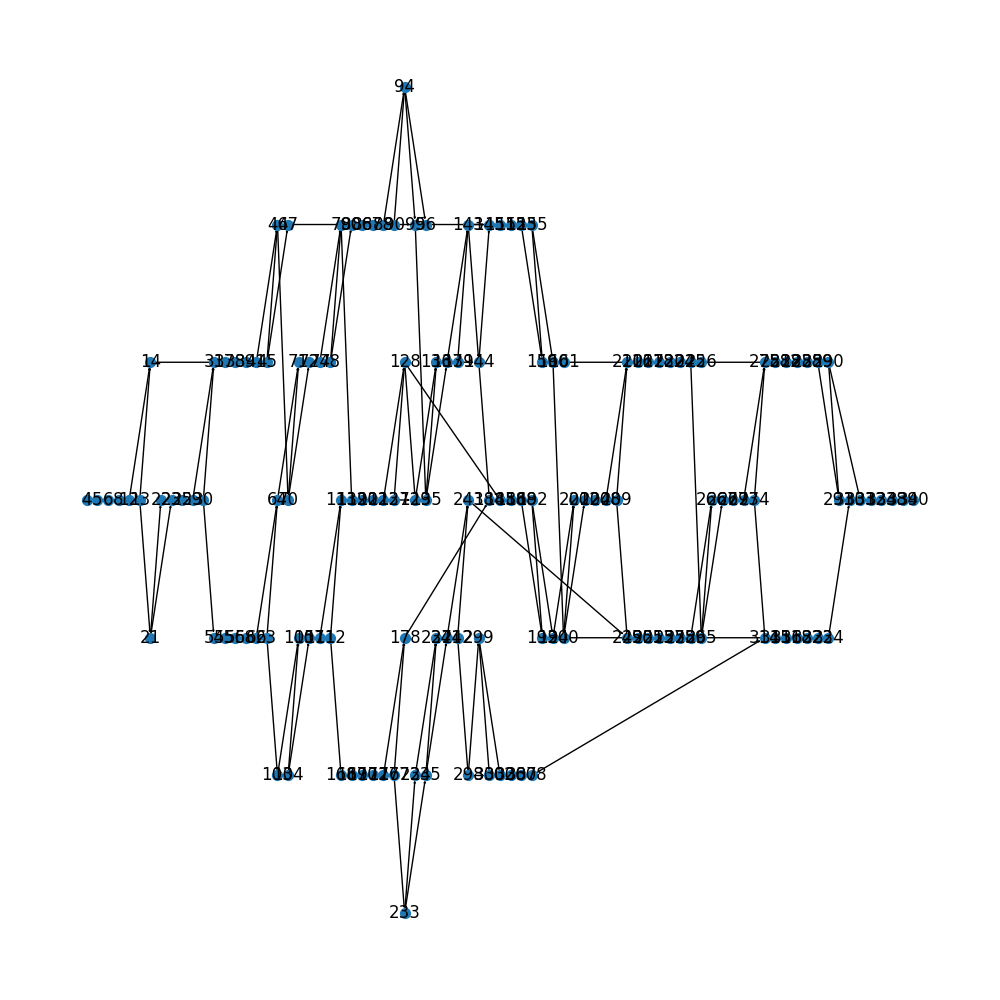

Source code (Python):

from __future__ import annotations
import copy
from abc import ABC, abstractmethod
from typing import List, Tuple, Dict, Callable, Optional, Iterable, Union,Set
from enum import Enum
from collections import deque

import numpy as np
import networkx as nx
import matplotlib.pyplot as plt


from utility import *


from QuICT.tools.interface import *
from QuICT.core.circuit import *
from QuICT.core.gate import *
from QuICT.core.gate.gate import *
from QuICT.core.exception import *
from QuICT.core.layout import *
class Mode(Enum):
    """
    WHOLE_CIRCUIT: Deal with all the gates in the circuit.
    TWO_QUBIT_CIRCUIT: Only deal with the two-qubit gates in the circuit.
    """
    WHOLE_CIRCUIT = 1 
    TWO_QUBIT_CIRCUIT = 2

class DAG(object):
    def __init__(self, circuit: Circuit = None,  mode: Mode = 1):
        """
        Params:
            circuit: The logical circuit.
            mode:  The mode how the code deal with circuit. 
        """
        self._mode = mode
        if circuit is not None:
            if mode == Mode.WHOLE_CIRCUIT:
                self._transform_from_circuit(circuit = circuit)
            elif mode == Mode.TWO_QUBIT_CIRCUIT:
                self._construct_two_qubit_gates_circuit(circuit = circuit)
            else:
                raise Exception("The mode is not supported")
        else:
            self._dag = nx.MultiDiGraph() 
        self._width = circuit.circuit_width()
        self._front_layer = None
    
    def __getitem__(self, index):
        """
        Return the gate node corresponding to the index  in the DAG
        """
        return self._dag.nodes[index]

    @property
    def width(self)-> int:
        """
        The number of qubits in the circuit
        """
        return self._width
    @property
    def size(self)-> int:
        """
        The number of nodes in DAG
        """
        return len(self._dag.nodes)
    @property
    def dag(self) -> nx.DiGraph:
        """
        The directed acyclic graph representation of the circuit
        """
        return self._dag

    @property
    def initial_qubit_mask(self)->np.ndarray:
        """
        The qubit mask stores the index of current closet gate in the DAG, e.g.,
        given the  circuit with the sequential two-qubit gates {(0,1),(1,2),(2,3),(3,4),(4,1)},
        the qubit mask should be (0,0,1,2,3), which means the first and second physical 
        should be allocated to the first gate for it's the first gate on the qubit wires and so on. 

        Therefore, the initial_qubit_mask is the qubit mask of the initial whole circuit.
        """
        if self._mode == Mode.WHOLE_CIRCUIT:
            return None
        elif self._mode == Mode.TWO_QUBIT_CIRCUIT:
            return self._initial_qubit_mask
        else:
            raise Exception("The mode is not supported")


    @property
    def front_layer(self)-> List[int]:
        """
        The front layer of the DAG, which is the list of all the nodes with zero in-degree
        """
        if self._front_layer is not None:
            return self._front_layer.copy()
        else:
            front_layer = []
            for v in list(self._dag.nodes()):
                if self._dag.in_degree[v] == 0:
                    front_layer.append(v)
            self._front_layer = front_layer
            return self._front_layer.copy()
        
    @property
    def compact_dag(self)->np.ndarray:
        """
        """
        return np.concatenate([self._successors, self._precessors], axis = 1)
    
    @property
    def node_qubits(self)->np.ndarray:
        """
        """
        return self._node_qubits
    @property
    def index(self)->np.ndarray:
        """
        """
        return  self._index

    def get_successor_nodes(self, vertex: int)->Iterable[int]:
        """
        Get the succeeding nodes of the current nodes
        """
        return self._dag.successors(vertex)

        
    def get_predecessor_nodes(self, vertex: int)->Iterable[int]:
        """
        Get the preceeding nodes of the current nodes
        """
        return self._dag.predecessors(vertex)

    def get_egde_qubit(self, vertex_i: int, vertex_j: int):
        """
        The qubit associated with the edge from vertex i to vertex j
        """
        return self._dag.edges[vertex_i, vertex_j]['qubit']



    def _transform_from_circuit(self, circuit : Circuit):
        """
        Transform the whole circuit into a directed acyclic graph
        """
        self._num_of_gate = 0
        self._qubit_mask = np.zeros(circuit.circuit_width(), dtype = np.int32) -1
        self._initial_qubit_mask = np.zeros(circuit.circuit_width(), dtype = np.int32) -1
        self._depth = np.zeros(circuit.circuit_size(), dtype = np.int32) 
        
        self._dag = nx.MultiDiGraph() 
        for gate in circuit.gates:
            self._dag.add_node(self._num_of_gate, gate = gate, depth = self._gate_depth(gate))
            if gate.controls + gate.targets == 1:
                self._add_edge_in_dag(gate.targ)
            elif gate.controls + gate.targets == 2:
                if gate.type() == GATE_ID['Swap']:
                    self._add_edge_in_dag(gate.targs[0])  
                    self._add_edge_in_dag(gate.targs[1])
                else:
                    self._add_edge_in_dag(gate.targ)  
                    self._add_edge_in_dag(gate.carg)
            else:
                raise Exception(str("The gate is not single qubit gate or two qubit gate"))
            self._num_of_gate = self._num_of_gate + 1

    def _construct_two_qubit_gates_circuit(self, circuit: Circuit):
        """
        Transform the sub circuit only with two-qubit gates  in the original circuit into a directed acyclic graph
        """
        self._num_of_gate = 0
        self._num_of_two_qubit_gate = 0

        self._qubit_mask = np.zeros(circuit.circuit_width(), dtype = np.int32) -1
        self._initial_qubit_mask = np.zeros(circuit.circuit_width(), dtype = np.int32) -1
        self._depth = np.zeros(circuit.circuit_size(), dtype = np.int32)
        self._dag = nx.DiGraph() 
        
        #Compact representation of DAG
        self._successors = np.zeros(shape = (circuit.circuit_count_2qubit(), 2), dtype = np.int32) - 1
        self._precessors = np.zeros(shape = (circuit.circuit_count_2qubit(), 2), dtype = np.int32) - 1 
        self._node_qubits = np.zeros(shape = (circuit.circuit_count_2qubit(), 2), dtype = np.int32) - 1 

        #Index and inverse index of gates from DAG to compact DAG
        self._index = np.zeros(circuit.circuit_size(), dtype = np.int32) - 1
        self._inverse_index = np.zeros(circuit.circuit_count_2qubit(), dtype = np.int32) -1
    
        for gate in circuit.gates:
            if gate.is_single(): 
                pass
            elif gate.controls + gate.targets == 2:
                if self._is_duplicate_gate(gate) is not True:
                    self._index[self._num_of_gate] = self._num_of_two_qubit_gate
                    self._inverse_index[self._num_of_two_qubit_gate] = self._num_of_gate
                    self._add_node_in_compact_dag(gate)
                    self._dag.add_node(self._num_of_gate, gate = gate, depth = self._gate_depth(gate))
                    if gate.type() == GATE_ID['Swap']:
                        self._add_edge_in_dag(gate.targs[0])  
                        self._add_edge_in_dag(gate.targs[1])
                    else:
                        self._add_edge_in_dag(gate.targ)  
                        self._add_edge_in_dag(gate.carg)

                    self._num_of_two_qubit_gate = self._num_of_two_qubit_gate + 1
            else:
                raise Exception(str("The gate is not single qubit gate or two qubit gate"))
            
            self._num_of_gate = self._num_of_gate + 1

        for i in range(self._num_of_two_qubit_gate):
            self._fullfill_node(i)

    
    def _add_node_in_compact_dag(self, gate: BasicGate)->bool:
        """
        Add the node's information, including its successors ,precessors and node's qubits, to the compact matrix
        """
        if gate.type() == GATE_ID['Swap']:
            qubits = (gate.targs[0], gate.targs[1])
        else:
            qubits = (gate.carg, gate.targ)
        
        precessors = [ 
                        self._index[self._qubit_mask[qubits[0]]] if self._qubit_mask[qubits[0]] != -1 else -1, 
                        self._index[self._qubit_mask[qubits[1]]] if self._qubit_mask[qubits[1]] != -1 else -1 
                    ]
        self._precessors[self._num_of_two_qubit_gate, :] = precessors

        self._add_successors(precessors[0], qubits[0])
        self._add_successors(precessors[1], qubits[1])
        
    
    def _add_successors(self, precessor: int, qubit: int):
        """
        Add the current two-qubit gate to its precessor as successor
        """
        if precessor != -1:
            if self._successors[precessor][0] == -1  and self._successors[precessor][1] == -1:
                self._successors[precessor][0] = self._num_of_two_qubit_gate
                self._node_qubits[precessor][0] = qubit
            elif self._successors[precessor][0] == -1  and self._successors[precessor][1] != -1:
                self._successors[precessor][0] = self._num_of_two_qubit_gate
                self._node_qubits[precessor][0] = qubit
            elif self._successors[precessor][0] != -1  and self._successors[precessor][1] == -1:
                self._successors[precessor][1] = self._num_of_two_qubit_gate
                self._node_qubits[precessor][1] = qubit
            else:
                raise Exception("There is a conflict")
    
    def _fullfill_node(self, index: int):
        """
        Fullfill the node's information of qubits
        """
        if index  != -1:
            gate = self._dag.nodes[self._inverse_index[index]]['gate']
            if gate.type() == GATE_ID['Swap']:
                qubits = (gate.targs[0], gate.targs[1])
            else:
                qubits = (gate.carg, gate.targ)
            i = index
            if self._node_qubits[i][0] == -1 and self._node_qubits[i][1] == -1:
                self._node_qubits[i] = np.array(qubits)
            elif self._node_qubits[i][0] == -1 and self._node_qubits[i][1] != -1:
                self._node_qubits[i][0] = qubits[0] if self._node_qubits[i][1] == qubits[1] else qubits[1]
            elif self._node_qubits[i][0] != -1 and self._node_qubits[i][1] == -1:
                self._node_qubits[i][1] = qubits[1] if self._node_qubits[i][0] == qubits[0] else qubits[0]
            else:
                pass

    
    def _is_duplicate_gate(self, gate: BasicGate)->bool:
        """
        Indicate wether the gate share the same qubits with its preceeding gate
        """
        if gate.type() == GATE_ID['Swap']:
            qubits = (gate.targs[0], gate.targs[1])
        else:
            qubits = (gate.carg, gate.targ)
       
        if self._qubit_mask[qubits[0]] != -1 and self._qubit_mask[qubits[0]] == self._qubit_mask[qubits[1]]:
            return True
        else:
            return False

    def _gate_depth(self, gate: BasicGate)->int:
        """

        """
        if gate.controls + gate.targets == 1:
            self._depth[self._num_of_gate] = self._gate_before_qubit_depth(gate.targ)

        elif gate.controls + gate.targets == 2:
            self._depth[self._num_of_gate] = max(self._gate_before_qubit_depth(gate.targ), self._gate_before_qubit_depth(gate.carg))
        else:
            raise Exception(str("The gate is not single qubit gate or two qubit gate"))
        
        return self._depth[self._num_of_gate]
    
    def _gate_before_qubit_depth(self, qubit: int)->int:
        """
        """
        if self._qubit_mask[qubit] == -1:
            return 0
        else:
            return self._depth[self._qubit_mask[qubit]] + 1

    def _add_edge_in_dag(self, qubit: int):
        """
        """
        if qubit < len(self._qubit_mask):
            if self._qubit_mask[qubit] != -1:
                self._dag.add_edge(self._qubit_mask[qubit], self._num_of_gate, qubit = qubit )
            else:
                 self._initial_qubit_mask[qubit] = self._num_of_gate
            self._qubit_mask[qubit] = self._num_of_gate
        else:
            raise Exception(str("   "))
    
    def get_subcircuit(self, front_layer: List[int], num_of_gates: int)->np.ndarray:
        """
        Get the subcircuit  from the front layer in the circuit
        """
        mark = np.zeros(self.size + 1, dtype = np.int32) - 1 
        subcircuit = np.zeros(shape = (num_of_gates, 5), dtype = np.int32) - 1
        qubits_of_gates = np.zeros(shape = (num_of_gates,2), dtype = np.int32) -1
        front_layer_stack = deque([ self._index[i]  for i in front_layer])
        index = 0
        while index < num_of_gates and len(front_layer_stack) > 0:
            top = front_layer_stack.pop()
            mark[top] = index
            if index >= num_of_gates:
                print(list(front_layer_stack))
                for r in self._successors:
                    print(list(r))
                for p in self._precessors:
                    print(list(p))   
                for s in subcircuit:
                    print(list(s))
                raise Exception("The number of gates in the subcircuit %d is greater than the given number %d"%(index, num_of_gates))
            subcircuit[index,0] = top
            subcircuit[index,1:] = np.concatenate((self._successors[top], self._precessors[top]))
            qubits_of_gates[index,:] = self._node_qubits[top]
            index += 1
            for i in self._successors[top]:
                if i != -1 and mark[i] == -1:
                    front_layer_stack.append(i)
        subcircuit = mark[subcircuit]

        return index, np.concatenate([subcircuit, qubits_of_gates], axis = 1)


    def draw(self):
        """
        Draw the DAG of the circuit with 
        """
        plt.figure(figsize = (200,10))
        nx.draw(G = self._dag, pos = nx.multipartite_layout(self._dag, subset_key = 'depth'), node_size = 50, width= 1, arrowsize = 2, font_size =12, with_labels = True)
        #nx.draw(G = self._dag)
        plt.savefig("dag.png")
        plt.close()